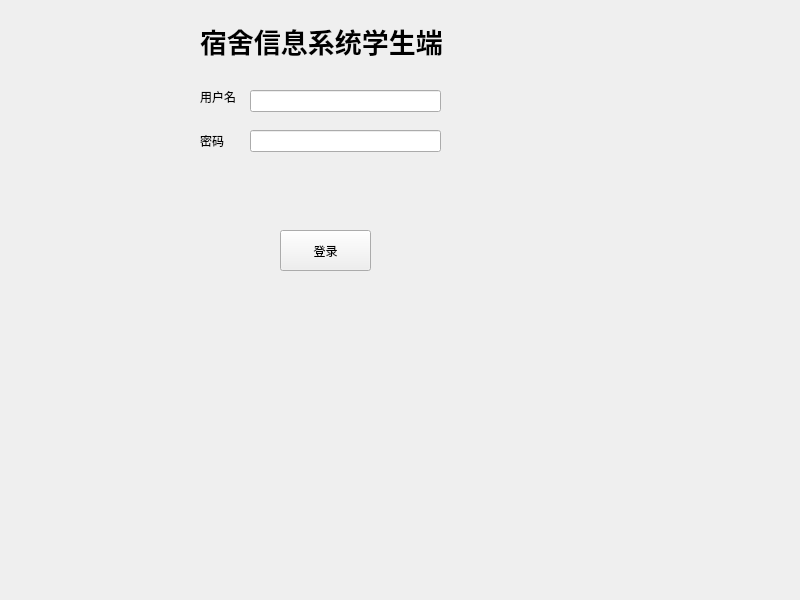
<?xml version="1.0" encoding="UTF-8"?>
<ui version="4.0">
 <class>StudentLogin</class>
 <widget class="QWidget" name="StudentLogin">
  <property name="geometry">
   <rect>
    <x>0</x>
    <y>0</y>
    <width>800</width>
    <height>600</height>
   </rect>
  </property>
  <property name="windowTitle">
   <string>StudentLogin</string>
  </property>
  <widget class="QLabel" name="UserNameLabel">
   <property name="geometry">
    <rect>
     <x>200</x>
     <y>90</y>
     <width>49</width>
     <height>14</height>
    </rect>
   </property>
   <property name="text">
    <string>用户名</string>
   </property>
  </widget>
  <widget class="QLineEdit" name="UserNameLineEdit">
   <property name="geometry">
    <rect>
     <x>250</x>
     <y>90</y>
     <width>191</width>
     <height>22</height>
    </rect>
   </property>
  </widget>
  <widget class="QLineEdit" name="PasswordLineEdit">
   <property name="geometry">
    <rect>
     <x>250</x>
     <y>130</y>
     <width>191</width>
     <height>22</height>
    </rect>
   </property>
   <property name="echoMode">
    <enum>QLineEdit::Password</enum>
   </property>
  </widget>
  <widget class="QLabel" name="TitleLabel">
   <property name="geometry">
    <rect>
     <x>200</x>
     <y>20</y>
     <width>281</width>
     <height>41</height>
    </rect>
   </property>
   <property name="font">
    <font>
     <pointsize>20</pointsize>
     <bold>true</bold>
    </font>
   </property>
   <property name="frameShadow">
    <enum>QFrame::Raised</enum>
   </property>
   <property name="lineWidth">
    <number>4</number>
   </property>
   <property name="text">
    <string>宿舍信息系统学生端</string>
   </property>
  </widget>
  <widget class="QLabel" name="PasswordLabel">
   <property name="geometry">
    <rect>
     <x>200</x>
     <y>130</y>
     <width>51</width>
     <height>21</height>
    </rect>
   </property>
   <property name="text">
    <string>密码</string>
   </property>
  </widget>
  <widget class="QPushButton" name="LoginButton">
   <property name="geometry">
    <rect>
     <x>280</x>
     <y>230</y>
     <width>91</width>
     <height>41</height>
    </rect>
   </property>
   <property name="text">
    <string>登录</string>
   </property>
  </widget>
 </widget>
 <resources/>
 <connections/>
</ui>
